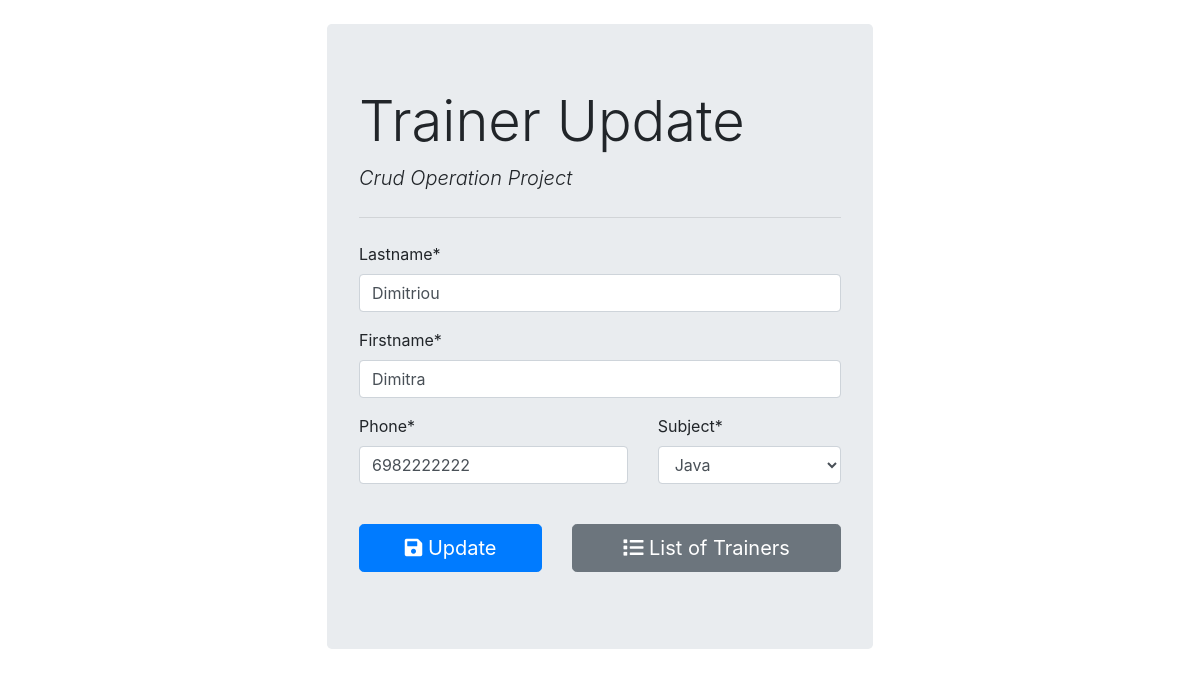
/update/14/Dimitriou/Dimitra/, run on the app's committed database.
### trainer_app/models.py (models this page shows, shortened)
class Trainer(models.Model):
    firstname = models.CharField(max_length=30)
    lastname = models.CharField(max_length=30)
    phone = models.IntegerField()
    subject = models.ForeignKey(Subject, on_delete=models.PROTECT)
    class Meta:
        ordering = ["lastname", "firstname", "subject"]

### trainer_app/views.py (the view)
# urls.py: path('update/<int:trainer_id>/<str:lastname>/<str:firstname>/', views.updTrainerView, name='updTrainerView'),
def updTrainerView(request, trainer_id, lastname, firstname):
    trainer = Trainer.objects.get(id=trainer_id)
    data = {}
    data['title'] = 'Trainer Update'
    data['logo'] = 'Trainer Update'
    data['button'] = 'Update'
    if request.method == 'POST':
        form = TrainerForm(request.POST, instance=trainer)
        if form.is_valid():
            form.save()
            return redirect('listTrainerView')
    form = TrainerForm(instance=trainer)
    data['form'] = form
    return render(request, 'trainer_app/trainer_form.html', data)

### trainer_app/forms.py
class TrainerForm(ModelForm):
    class Meta:
        model = Trainer
        fields=('lastname', 'firstname', 'phone', 'subject')
    def __init__(self, *args, **kwargs):
        super(TrainerForm,self).__init__(*args, **kwargs)
        self.fields['subject'].empty_label = "Select a subject"

### trainer_app/models.py (called while the page is built)
    def __str__(self):
        return self.name

### trainer_app/templates/trainer_app/trainer_form.html (shortened to what this page needs)
{% extends 'trainer_app/base.html' %}
{% load crispy_forms_tags %}
{% block content %}
    <h1 class="display-4">{{logo}}</h1>
    <p class="lead font-italic">Crud Operation Project</p>
    <hr class="my-4">
    <form action="" method="post" autocomplete="off">
        {{form.lastname|as_crispy_field}}
        {{form.firstname|as_crispy_field}}
        <div class="row">
            <div class="col-md-7">
                {{form.phone|as_crispy_field}}
            </div>
            <div class="col-md-5">
                {{form.subject|as_crispy_field}}
            </div>
        </div>
        <div class="row">
            <div class="col-md-5 mt-4">
                <button type="submit" class="btn btn-primary btn-block btn-lg"><i class="fas fa-save"></i> {{button}}</button>
            </div>
            <div class="col-md-7 mt-4">
                <a href="{% url 'listTrainerView' %}" class="btn btn-secondary btn-block btn-lg">
                    <i class="fas fa-list"></i> List of Trainers
                </a>
            </div>
        </div>
    </form>
{% endblock %}

### data on the page
Trainer: lastname "Dimitriou", firstname "Dimitra", phone "6982222222", subject "Java"

### other printed values
{{ logo }} "Trainer Update"
{{ button }} "Update"
